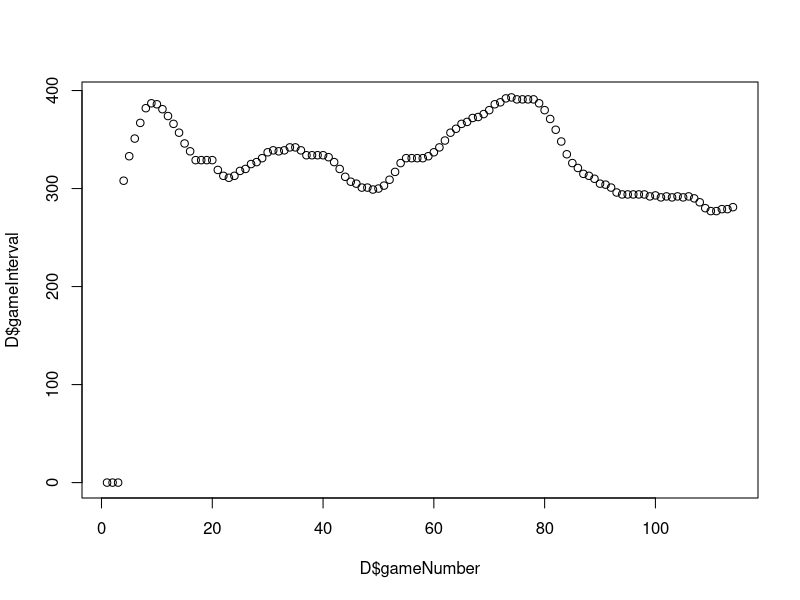
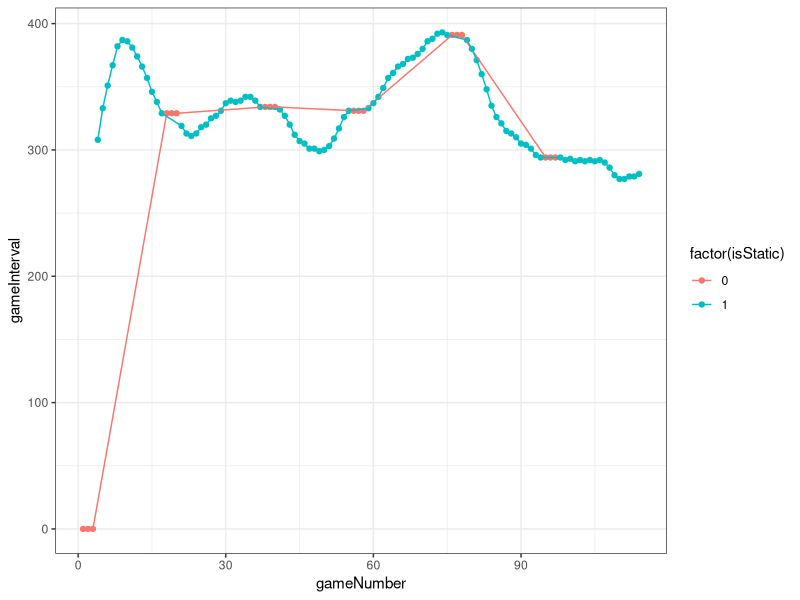
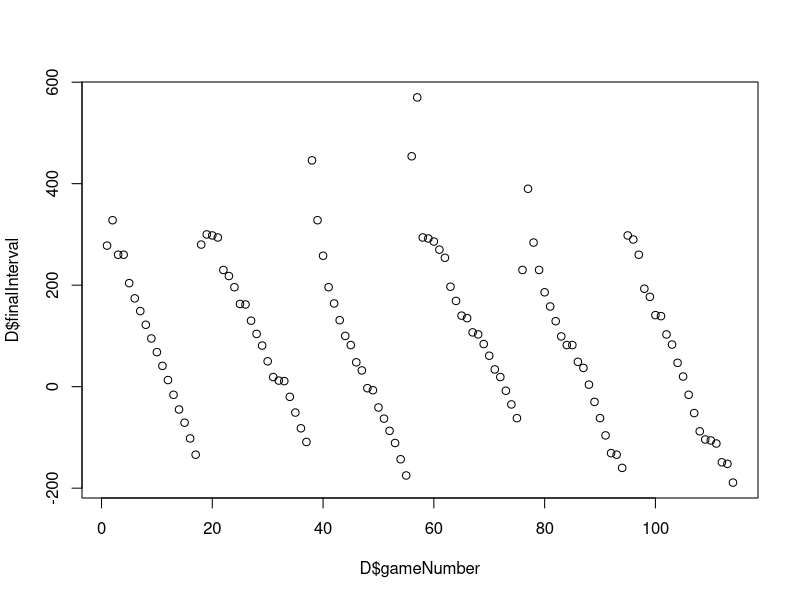
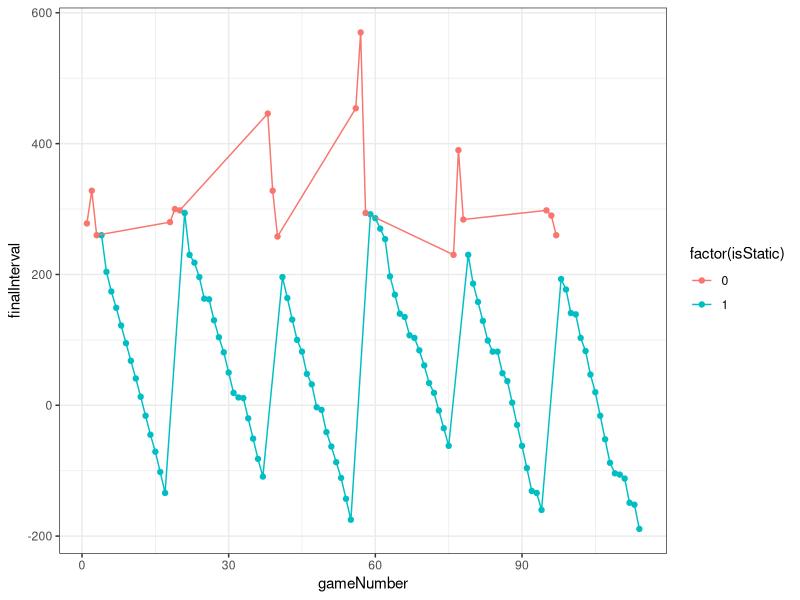
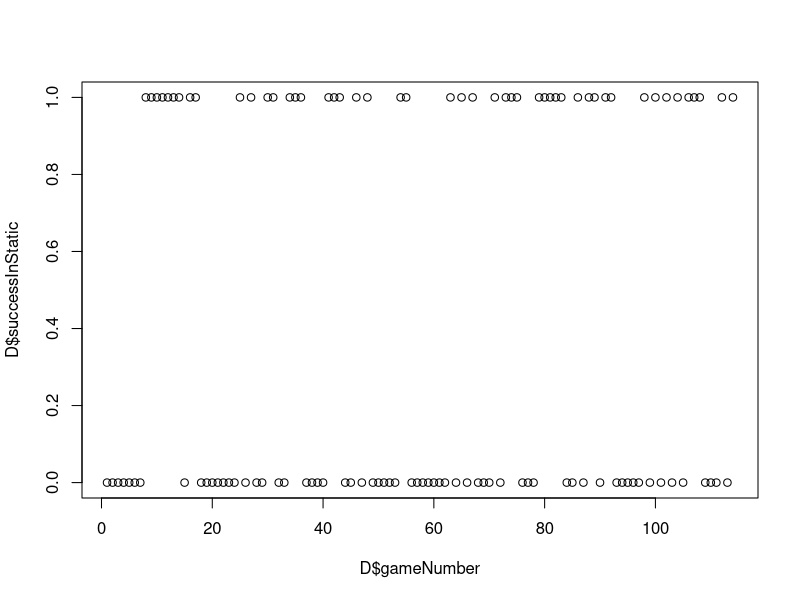
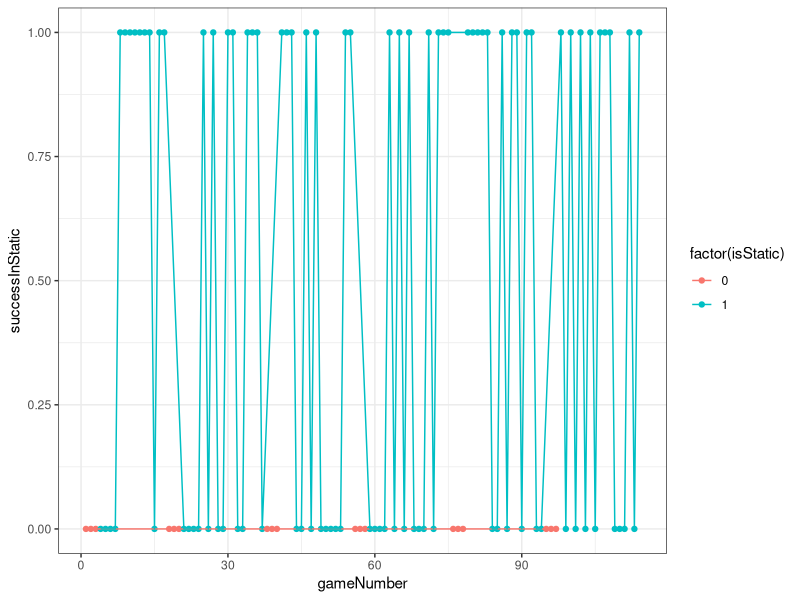
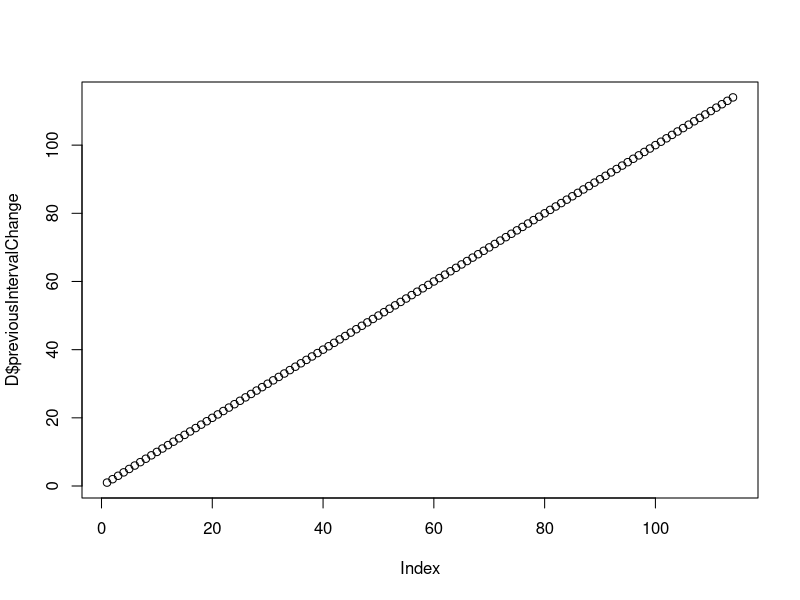

Source code (R) for these figures, in order: (Note: this script raises an error after producing the figures.)


library(ggplot2)
library(psych)

D <- read.table('data/Pilot-JP_data.txt', sep=',', header=T)

describeBy(D, group = D$isStatic)

plot(D$gameNumber, D$gameInterval)

ggplot(D, aes(x=gameNumber, y=gameInterval, colour=factor(isStatic))) +
  geom_point() + 
  geom_line() +
  theme_bw() 
  # + facet_grid(. ~ isStatic)

plot(D$gameNumber, D$finalInterval)

ggplot(D, aes(gameNumber, y=finalInterval, colour=factor(isStatic))) +
  geom_point() + 
  geom_line() +
  theme_bw() 
# + facet_grid(. ~ isStatic)

plot(D$gameNumber, D$successInStatic)

ggplot(D, aes(gameNumber, y=successInStatic, colour=factor(isStatic))) +
  geom_point() + 
  geom_line() +
  theme_bw() 
# + facet_grid(. ~ isStatic)

plot(D$gameNumber, D$previousIntervalChange)

ggplot(D, aes(gameNumber, y=previousIntervalChange, colour=factor(isStatic))) +
  geom_point() + 
  geom_line() +
  theme_bw() 
# + facet_grid(. ~ isStatic)
